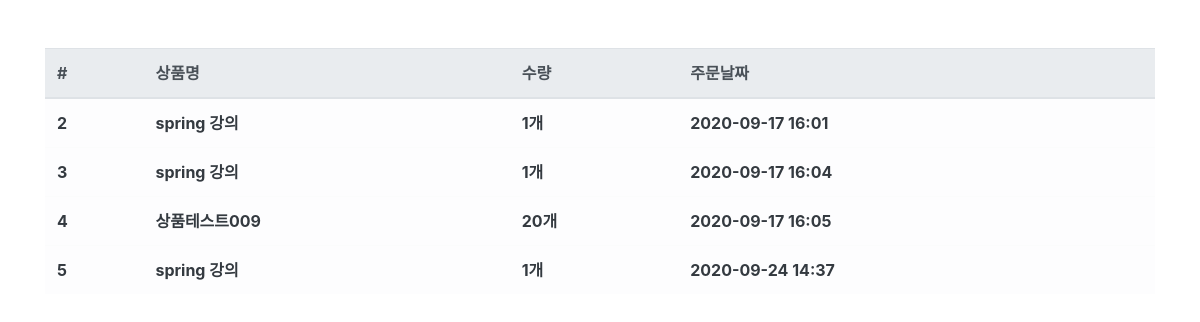
/order/ (signed in), run on the app's committed database.
### order/models.py (models this page shows, shortened)
class Order(models.Model):
    fcuser = models.ForeignKey(
        'fcuser.Fcuser', on_delete=models.CASCADE, verbose_name='사용자')
    product = models.ForeignKey(
        'product.Product', on_delete=models.CASCADE, verbose_name='상품')
    quantity = models.IntegerField(verbose_name='수량')
    register_date = models.DateTimeField(
        auto_now_add=True, verbose_name='등록날짜')
    class Meta:
        db_table = 'sm_order'
        verbose_name = '주문'
        verbose_name_plural = '주문'

### product/models.py (models this page shows)
class Product(models.Model):
    name = models.CharField(max_length=25, verbose_name='상품명')
    price = models.IntegerField(verbose_name='상품가격')
    description = models.TextField(verbose_name='상품설명')
    stock = models.IntegerField(verbose_name='재고')
    register_date = models.DateTimeField(
        auto_now_add=True, verbose_name='등록날짜')
    def __str__(self):
        return self.name
    class Meta:
        db_table = 'sm_product'
        verbose_name = '상품'
        verbose_name_plural = '상품'

### order/views.py (the view)
# urls.py: path('order/', OrderList.as_view()),
@method_decorator(login_required, name='dispatch')
class OrderList(ListView):
    template_name = 'order.html'
    context_object_name = 'order_list'
    def get_queryset(self, **kwargs):
        queryset = Order.objects.filter(
            fcuser__email=self.request.session.get('user'))
        return queryset

### order/templates/order.html
{% extends "base.html" %}
{% load humanize %}
{% block contents %}
<div class="row mt-5">
    <div class="col-12">
        <table class="table table-light">
            <thead class="thead-light">
                <tr>
                    <th scope="col">#</th>
                    <th scope="col">상품명</th>
                    <th scope="col">수량</th>
                    <th scope="col">주문날짜</th>
                </tr>
            </thead>
            <tbody class="text-dark">
                {% for order in order_list %}
                <tr>
                    <th scope="row">{{ order.id }}</th>
                    <th>{{ order.product }}</th>
                    <th>{{ order.quantity|intcomma }}개</th>
                    <th>{{ order.register_date|date:'Y-m-d H:i'  }}</th>
                </tr>
                {% endfor %}
            </tbody>
        </table>
    </div>
</div>
{% endblock %}

### fcuser/templates/base.html (shortened to what this page needs)
<!doctype html>
<html lang="en">
<head>
    <link rel="stylesheet" href="https://stackpath.bootstrapcdn.com/bootstrap/4.5.2/css/bootstrap.min.css"
>
</head>
<body>
    <div class="container">
        {% block contents %}
        {% endblock %}
    </div>
</body>
</html>

### data on the page
Order: id "2", product "spring 강의", quantity "1", register_date "2020-09-17 16:01"
Order: id "3", product "spring 강의", quantity "1", register_date "2020-09-17 16:04"
Order: id "4", product "상품테스트009", quantity "20", register_date "2020-09-17 16:05"
Order: id "5", product "spring 강의", quantity "1", register_date "2020-09-24 14:37"
